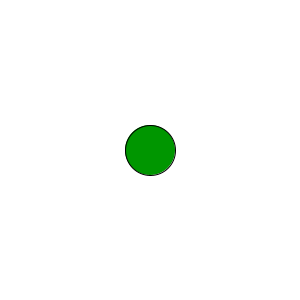
Frame 1 (no input)
Frame 60 (the mouse pressed at the canvas centre just before this capture): identical to frame 1, image omitted
Frame 120 (the mouse held since frame 60 and released just before this capture): identical to frame 1, image omitted

The Processing sketch that drew this single still picture (run headless with seeded random() and noise(); from frame 60 on, the mouse is pressed at the canvas centre):

// Processing sketch: averageSolution
// ── averageSolution.pde
/*
 TASK 1
 define a function average that when passed two integers
 (call the formal parameters a and b), returns their average.
 some parameter-return value mappings:
 5, 9 -> 7
 6, 11 -> 8.5
 -3, 6 -> 1.5
 -4, 4 -> 0
 */

float average(int a, int b) {
  return (a+b)/2.0;

  /*
  also correct:
   float sum = a + b;
   return sum/2;
   */
}

void setup() {
  size(300, 300);
  background(255);

  /*
   TASK 2
   declare two variables x and y and initialize them to
   8 and 5 respectively. 
   call the function average to compute the average of x and y,
   and store the value returned in variable c.
   
   once you complete this code, you'll get a green circle at
   the centre of the screen if your solution is correct
   */

  int x = 8;
  int y = 5;
  float c = average(x, y);


  if (c > 6) {
    fill(0, 150, 0);
  } else {
    fill(255, 0, 0);
  }
  ellipse(width/2, height/2, 50, 50);
}

void draw() {
}

void mousePressed() {
  /*
   TASK 3
   declare two variables p and q and initialize each of 
   them to a random integer between 1 and 10 (inclusive on both sides)
   call the function average to compute the average of p and q
   and store the value returned in variable r.
   
   once you complete this code, you'll get a green circle 
   at the location of the mouse if your solution is correct
   */

  int p = (int)random(1, 11);
  int q = (int)random(1, 11);
  float r = average(p, q);

  if (r == (p+q)/2.0) {
    fill(0, 150, 0);
  } else {
    fill(255, 0, 0);
  }
  ellipse(mouseX, mouseY, 50, 50);
}
